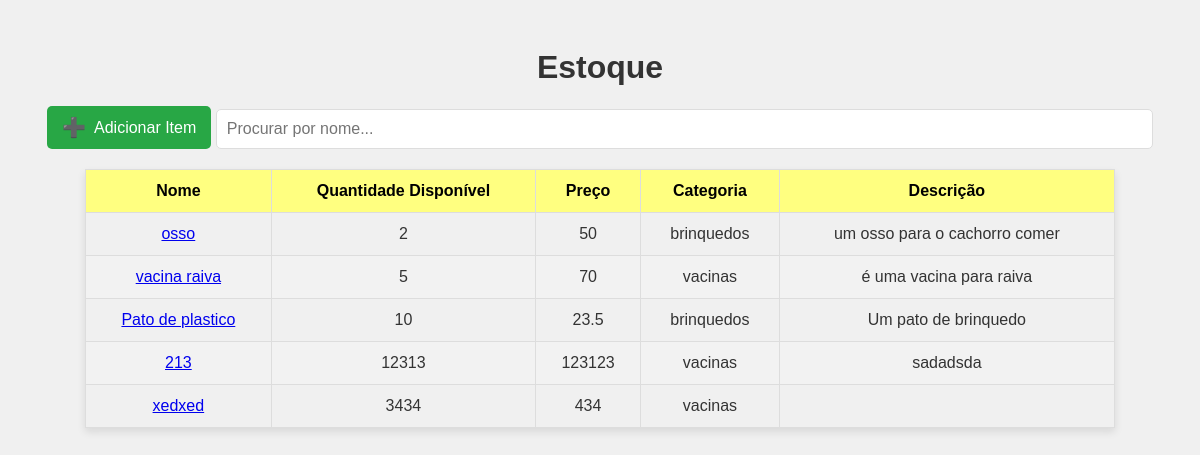
Page /stock on the earlier database version.
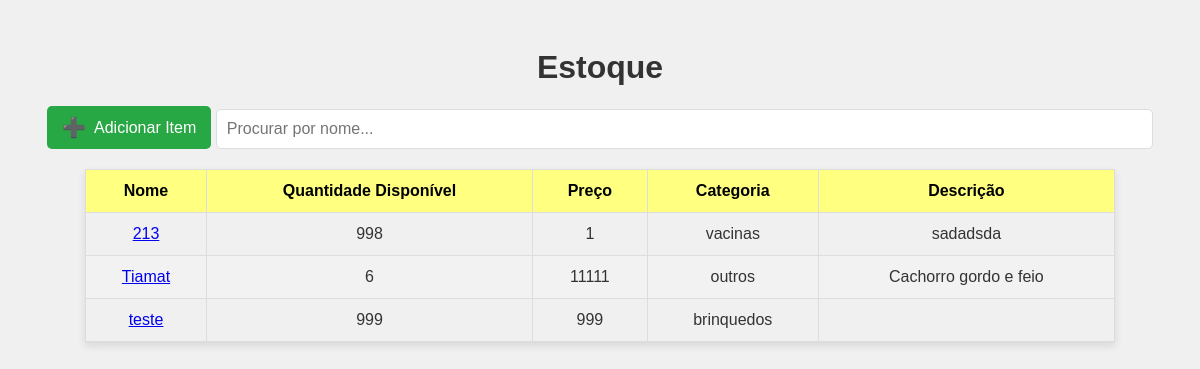
Same page on the later database version.
### tables this page shows
CREATE TABLE STOCK (
                        PK_ID INTEGER PRIMARY KEY AUTOINCREMENT, 
                        NOME TEXT, 
                        QUANTIDADE_DISPONIVEL INTEGER, 
                        PRECO INTEGER, 
                        CATEGORIA TEXT,
                        DESCRICAO TEXT 
                                                            );

### app.py (the view)
@app.route("/stock")
def stock_view():
    if not checkUser():
        return redirect('/')
    data = db.fetch_data_dic()
    return render_template("stock.html", data=data)

### app.py (called while the page is built)
def checkUser():
    return True

### db.py (called while the page is built)
def fetch_data():
    cur.execute("SELECT * FROM STOCK")
    raw_data = cur.fetchall()
    listed_data = []
    for i in raw_data:
        listed_data.append(i)
    return listed_data

def process_data(data):
    processed_data = []
    for i in data:
        dic_data = {"id":        i[0],
                    "Nome":      i[1],
                    "qnt":       i[2],
                    "preco":     i[3],
                    "categoria": i[4],
                    "descricao": i[5]
                    }
        processed_data.append(dic_data)
    return processed_data

def fetch_data_dic():
    return process_data(fetch_data())

### templates/stock.html (shortened to what this page needs)
<!DOCTYPE html>
<html lang="en">
<head>
</head>
<body>
    <h1>Estoque</h1>
    <a href="/stock_add" class="add-button">
        <span class="add-icon">➕</span>
        Adicionar Item
    </a>
    <input type="text" id="searchBar" placeholder="Procurar por nome..." onkeyup="filterTable()">
    <table id="productTable">
        <thead>
            <tr>
                <th onclick="sortTable(0)">Nome</th>
                <th onclick="sortTable(1)">Quantidade Disponível</th>
                <th onclick="sortTable(2)">Preço</th>
                <th onclick="sortTable(3)">Categoria</th>
                <th onclick="sortTable(4)">Descrição</th>
            </tr>
        </thead>
        <tbody>
            {% for row in data %}
                <tr>
                    <td><a href="{{ url_for('editar_item', item_id=row['id']) }}">{{ row["Nome"] }}</a></td>
                    <td>{{ row["qnt"] }}</td>
                    <td>{{ row["preco"] }}</td>
                    <td>{{ row["categoria"] }}</td>
                    <td>{{ row["descricao"] }}</td>
                </tr>
            {% endfor %}
        </tbody>
    </table>
</body>
</html>

### templates/stock.html (style rules this page uses)
body { font-family: Arial, sans-serif; background-color: #f0f0f0; color: #333; padding: 20px; text-align: center; }
h1 { margin-bottom: 20px; }
#searchBar { padding: 10px; width: 80%; margin-bottom: 20px; border: 1px solid #ddd; border-radius: 5px; font-size: 16px; }
.add-button { display: inline-flex; align-items: center; padding: 10px 15px; margin-bottom: 20px; background-color: #28a745; color: #fff; border: none; border-radius: 5px; font-size: 16px; cursor: pointer; text-decoration: none; }
.add-icon { margin-right: 8px; font-size: 1.2em; }
table { width: 90%; margin: 0 auto; border-collapse: collapse; box-shadow: 0 4px 8px rgba(0, 0, 0, 0.1); }
th, td { padding: 12px; border: 1px solid #ddd; cursor: pointer; }
th { background-color: #ffff80; color: #000; position: relative; }
tr:nth-child(even) { background-color: #f2f2f2; }

Differences in the rows shown:
removed STOCK: Nome "osso", qnt "2", preco "50", categoria "brinquedos", descricao "um osso para o cachorro comer"
removed STOCK: Nome "vacina raiva", qnt "5", preco "70", categoria "vacinas", descricao "é uma vacina para raiva"
removed STOCK: Nome "Pato de plastico", qnt "10", preco "23.5", categoria "brinquedos", descricao "Um pato de brinquedo"
removed STOCK: Nome "xedxed", qnt "3434", preco "434", categoria "vacinas"
changed STOCK "vacinas": qnt "12313" → "998"; preco "123123" → "1"
added STOCK: Nome "Tiamat", qnt "6", preco "11111", categoria "outros", descricao "Cachorro gordo e feio"
added STOCK: Nome "teste", qnt "999", preco "999", categoria "brinquedos"
